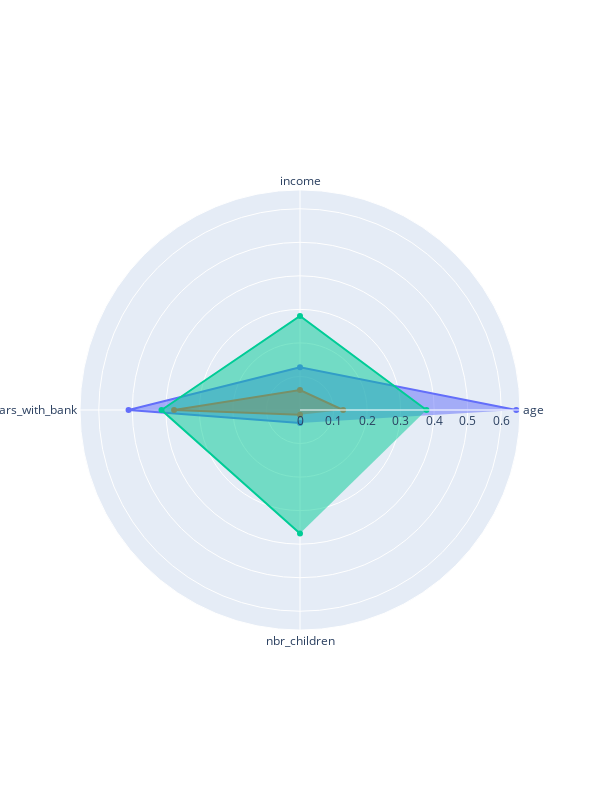

The cell this chart's notebook holds for it:
### Code cell
fig = go.Figure()

for cluster in range(radar_df.shape[0]):
    fig.add_trace(go.Scatterpolar(
        r=radar_df.iloc[cluster, :5],
        theta=categories,
        fill='toself',
        name=f'Cluster {cluster}'
    ))

fig.update_layout(
    polar=dict(radialaxis=dict(visible=True,
                               range=[0, max(df_numeric_scaled_mm)])),
    showlegend=False,
    height = 800,
    width = 600

)

### Figure 1 — Plotly figure (JSON) as saved in the notebook; plotly's stock layout.template omitted (floating-point values rounded to 4 significant figures)
{"data": [{"fill": "toself", "name": "Cluster 0", "r": [0.6447, 0.1273, 0.5112, 0.03874], "theta": ["age", "income", "years_with_bank", "nbr_children", "y_km"], "type": "scatterpolar"}, {"fill": "toself", "name": "Cluster 1", "r": [0.1286, 0.05954, 0.3755, 0.01417], "theta": ["age", "income", "years_with_bank", "nbr_children", "y_km"], "type": "scatterpolar"}, {"fill": "toself", "name": "Cluster 2", "r": [0.377, 0.2806, 0.4129, 0.3685], "theta": ["age", "income", "years_with_bank", "nbr_children", "y_km"], "type": "scatterpolar"}], "layout": {"height": 800, "polar": {"angularaxis": {"type": "category"}, "radialaxis": {"autorange": true, "range": [0, 0.6559], "type": "linear", "visible": true}}, "showlegend": false, "width": 600}}
